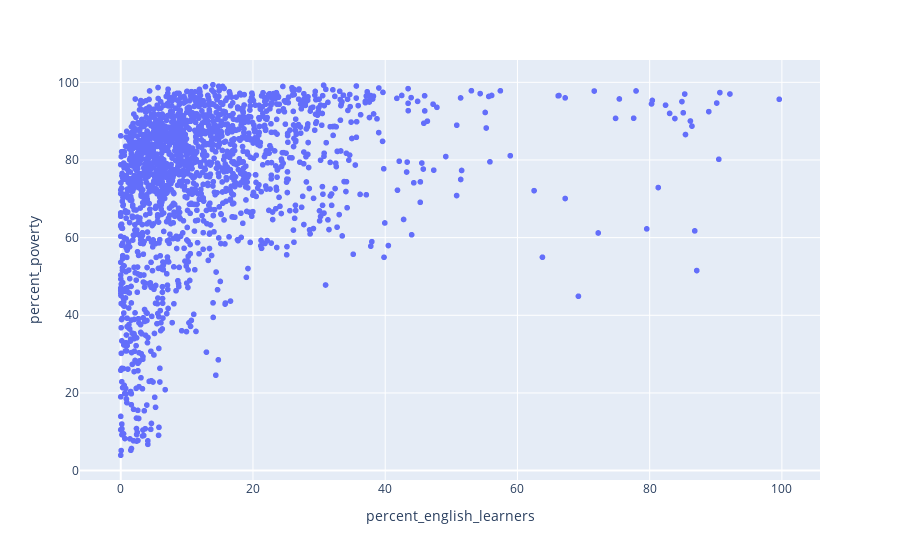

The code cell stored with this chart in its notebook:
### Markdown cell above
#### Task 2E: Create a scatter plot to see whether a relationship might exist between the percentage of low-income students in a school and the percentage of English learners in a school.

The percentage of students who fall below the poverty line should be on the horizontal axis, and the percentage of English learners should be on the vertical axis.

### Code cell
# Create a scatter plot of percent_english_learners vs percent_poverty
pl.scatter(pd_schools, x = 'percent_english_learners', y = 'percent_poverty')

### Figure 1 — Plotly figure (JSON) as saved in the notebook; plotly's stock layout.template omitted (floating-point values rounded to 4 significant figures; data arrays with more than 128 entries replaced by an {"elided": "..."} marker saying what was removed)
{"data": [{"hovertemplate": "percent_english_learners=%{x}<br>percent_poverty=%{y}<extra></extra>", "legendgroup": "", "marker": {"color": "#636efa", "symbol": "circle"}, "mode": "markers", "name": "", "showlegend": false, "type": "scattergl", "x": {"elided": "1834 float values"}, "xaxis": "x", "y": {"elided": "1834 float values"}, "yaxis": "y"}], "layout": {"autosize": true, "legend": {"tracegroupgap": 0}, "margin": {"t": 60}, "xaxis": {"anchor": "y", "autorange": true, "domain": [0, 1], "range": [-6.228, 105.8], "title": {"text": "percent_english_learners"}, "type": "linear"}, "yaxis": {"anchor": "x", "autorange": true, "domain": [0, 1], "range": [-3.439, 106.8], "title": {"text": "percent_poverty"}, "type": "linear"}}}
